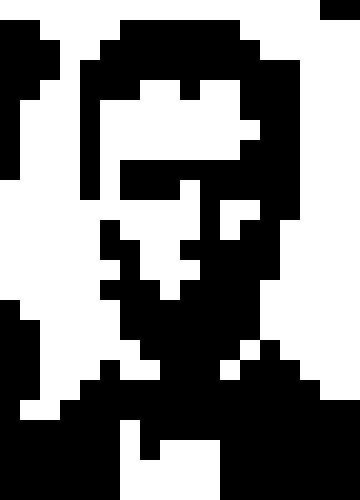
#> input picture Computer-Vision/image-processing/lincoln1_b.jpg, 360 x 500 px
$ python -i p3_orientation.py   (imports and definitions only)
#> lines starting #> are read from the running program, lines starting #| are printed output that depends on the picture
#> further down, picture is the input picture: shape (500, 360, 3); min 0, max 255, mean 127.5
from sys import argv
import math as m

import numpy as np
import cv2

# [1 line not run here, left out]

# -----------------------------------------------------------------------------
# [11 lines left out: function arg_parse, not called in this run]

# -----------------------------------------------------------------------------
def calculate_gradients(img, sigma=1.0):
#> called with sigma = 1
    ksize = (int(4*sigma+1), int(4*sigma+1))
    blurred = cv2.GaussianBlur(img, ksize, sigma)
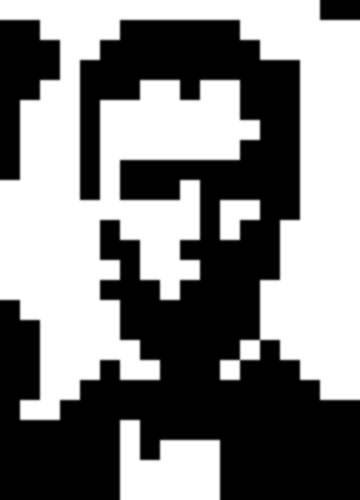
#> blurred: shape (500, 360, 3); min 0, max 255, mean 127.5

    # x and y derivatives
    kx,ky = cv2.getDerivKernels(1,1,3)
    kx = np.transpose(kx/2)
    ky = ky/2

    x_gradient = cv2.filter2D(blurred, -1, kx)
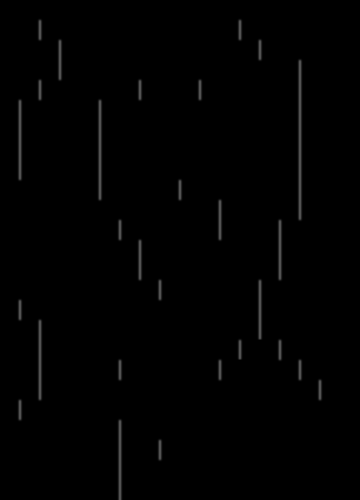
#> x_gradient: shape (500, 360, 3); min 0, max 82, mean 1.5
    y_gradient = cv2.filter2D(blurred, -1, ky)
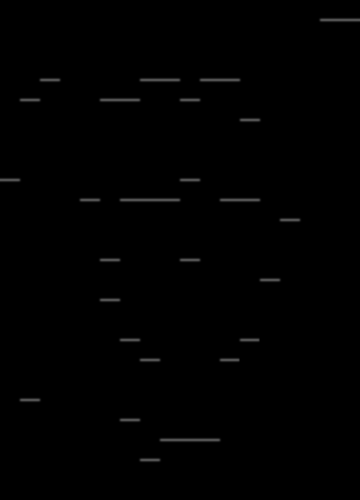
#> y_gradient: shape (500, 360, 3); min 0, max 82, mean 1

    gradient_magnitude = np.sqrt(x_gradient.astype(np.float64)**2 + y_gradient**2) # np.hypot()
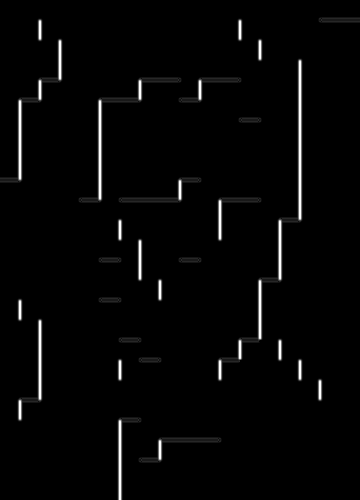
#> gradient_magnitude: shape (500, 360, 3) float64; min 0, max 82.15, mean 1.8; drawn with min black and max white
    gradient_direction = np.arctan2(y_gradient, x_gradient)
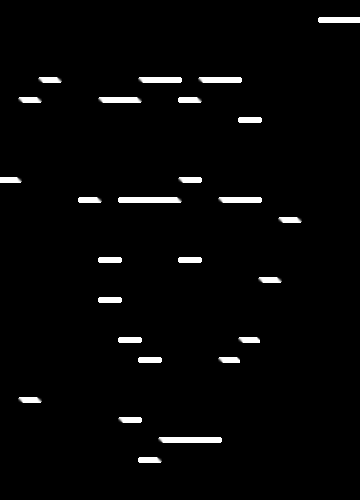
#> gradient_direction: shape (500, 360, 3) float16; min 0, max 1.57, mean 0.0382; drawn with min black and max white

    return gradient_magnitude, gradient_direction

# -----------------------------------------------------------------------------
# [98 lines left out: functions orientation_voting, smooth_histogram, find_peaks, not called in this run]


# =============================================================================
# [16 lines not run here, left out]

>>> import cv2
>>> picture = cv2.imread('../image-processing/lincoln1_b.jpg')
>>> result = calculate_gradients(picture)
